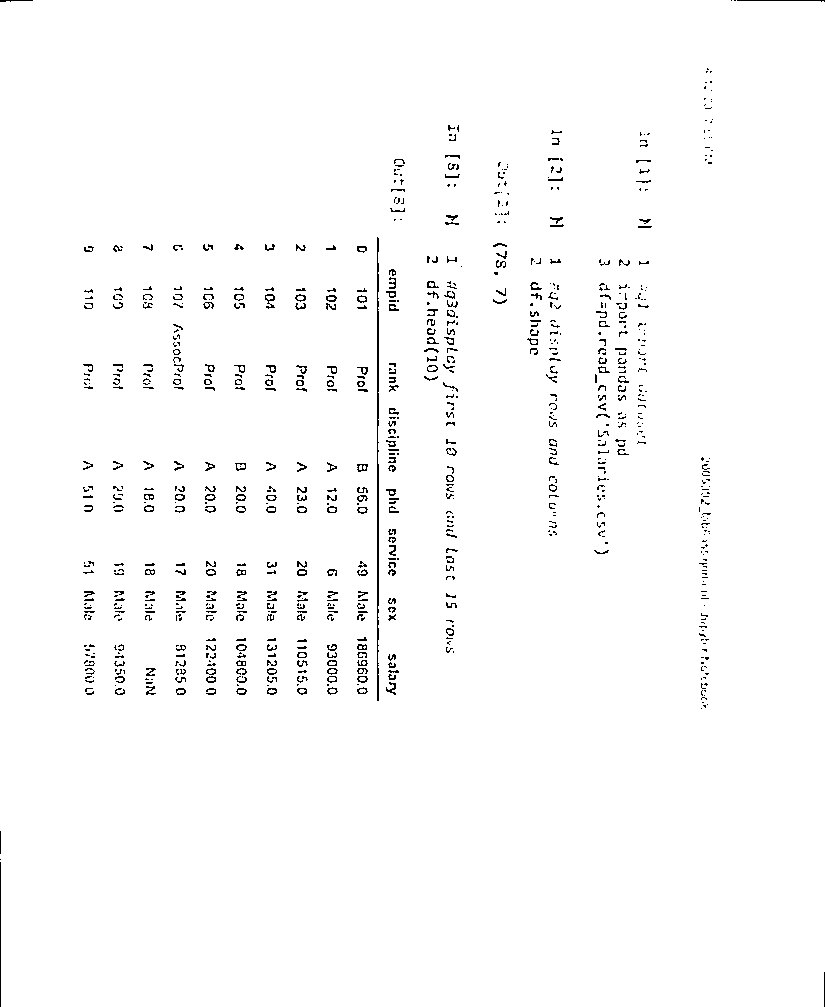
#> input picture scan.png, 825 x 1007 px
$ python -i scanner.py   (imports and definitions only)
#> lines starting #> are read from the running program, lines starting #| are printed output that depends on the picture; after the words box and inside, x2 and y2 are one past the last pixel; in counts of white or black regions, pixels touching at a corner belong together
import cv2
import imutils
from skimage.filters import threshold_local
from transform import perspective_transform #a user module named transform

import tkinter as tk
from tkinter import filedialog

# function to handle image upload
def upload_image():
    # get file path from user using file dialog
    file_path = filedialog.askopenfilename()
#> the answer given: scan.png
    if file_path:
        # load image and continue with scanning process
        org_img = cv2.imread(file_path)
#> org_img is the input picture: shape (1007, 825, 3); 98.3% white; black in thin lines or dots
        copy = org_img.copy()
        # resized height in hundreds
        ratio = org_img.shape[0] / 500.0
#> ratio = 2.01
        img_resize = imutils.resize(org_img, height=500)
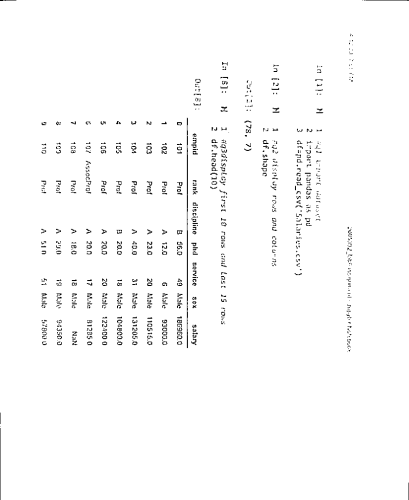
#> img_resize: shape (500, 409, 3); min 0, max 255, mean 250.7

        # displaying output
        cv2.imshow('Resized image', img_resize)

        # waiting for user to press any key
        cv2.waitKey(0)

        # converting to grayscale
        gray = cv2.cvtColor(img_resize, cv2.COLOR_BGR2GRAY)
        cv2.imshow('Grayed image', gray)
        cv2.waitKey(0)

        # applying edge detector
        blurr_image = cv2.GaussianBlur(gray, (5, 5), 0)
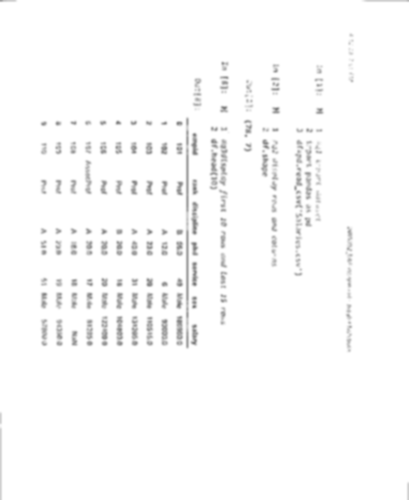
#> blurr_image: shape (500, 409); min 125, max 255, mean 250.8
        edge_image = cv2.Canny(blurr_image, 75, 200)
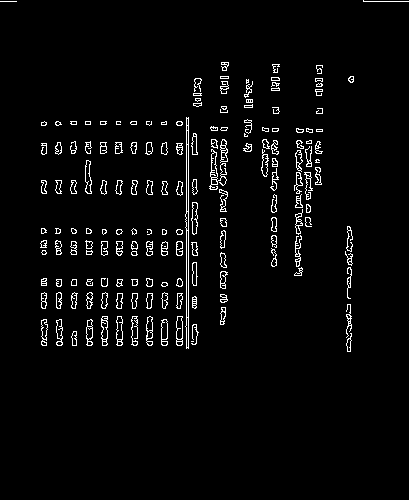
#> edge_image: shape (500, 409); 3.4% white in thin lines or dots, all inside (x1, y1, x2, y2) = (0, 0, 409, 352)
        cv2.imshow('Image edges', edge_image)
        cv2.waitKey(0)

        # finding the largest contour
        cnts, _ = cv2.findContours(edge_image, cv2.RETR_LIST, cv2.CHAIN_APPROX_SIMPLE)
#> cnts = 393 contours, 194 with area under 20; largest, box (x1, y1, x2, y2) and area: (185, 117, 189, 349) 467, (209, 149, 227, 190) 179, (186, 230, 189, 318) 172, (176, 316, 183, 346) 160, (101, 316, 108, 346) 150
        cnts = sorted(cnts, key=cv2.contourArea, reverse=True)[:5]
#> cnts = 5 contours; box (x1, y1, x2, y2) and area: (185, 117, 189, 349) 467, (209, 149, 227, 190) 179, (186, 230, 189, 318) 172, (176, 316, 183, 346) 160, (101, 316, 108, 346) 150

        doc = None
        for c in cnts:
            peri = cv2.arcLength(c, True)
            approx = cv2.approxPolyDP(c, 0.02 * peri, True)

            if len(approx) == 4:
                doc = approx
                break
#> this loop made 4 passes
#> (peri, doc) on pass 4: (71.56, [[177, 316], [176, 344], [181, 345], [182, 316]])
#> (peri, approx) on passes 1, 3: (471.8, [[186, 117], [188, 348]]), (175.7, [[187, 230], [187, 317]])

        # check if a contour with four corners was found
        if doc is None:
            print("No contour with four corners found")
        else:
            # circling the four corners
            p = []

            for d in doc:
                tuple_point = tuple(d[0])
                cv2.circle(img_resize, tuple_point, 3, (0, 0, 255), 4)
                p.append(tuple_point)
#> this loop made 4 passes
#> tuple_point on passes 1 to 4: (177, 316), (176, 344), (181, 345), (182, 316)
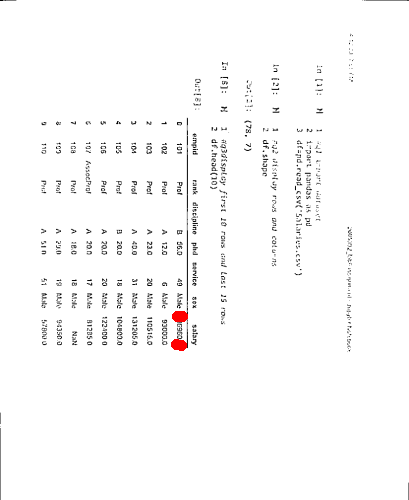
#> img_resize: shape (500, 409, 3); 0.15% of pixels changed, all inside (x1, y1, x2, y2) = (171, 311, 188, 351)
#> after the loop, p = [(177, 316), (176, 344), (181, 345), (182, 316)]
            cv2.imshow('Circled corner points', img_resize)
            cv2.waitKey(0)

#> (the run stopped early here; a loop or call above may not have finished)
